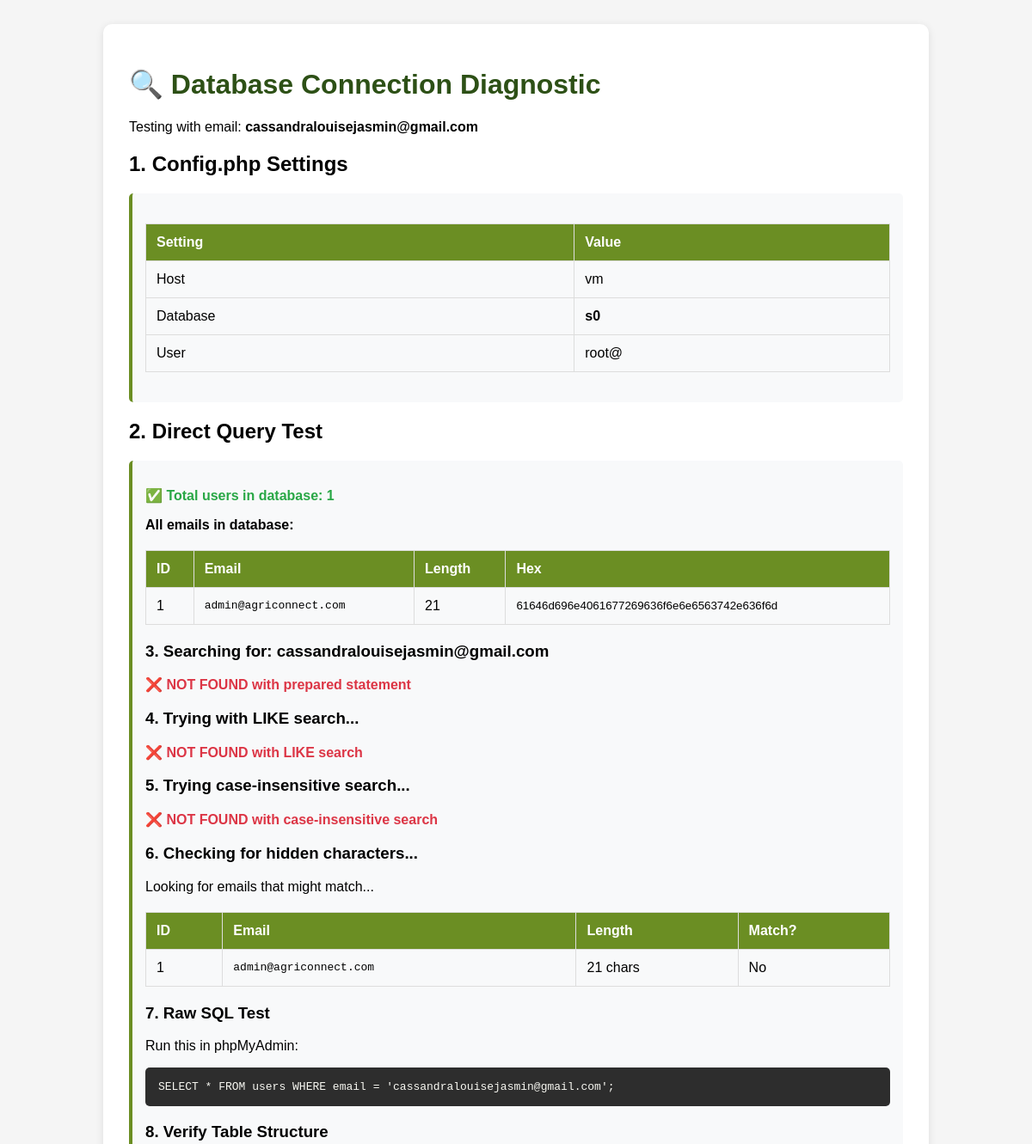
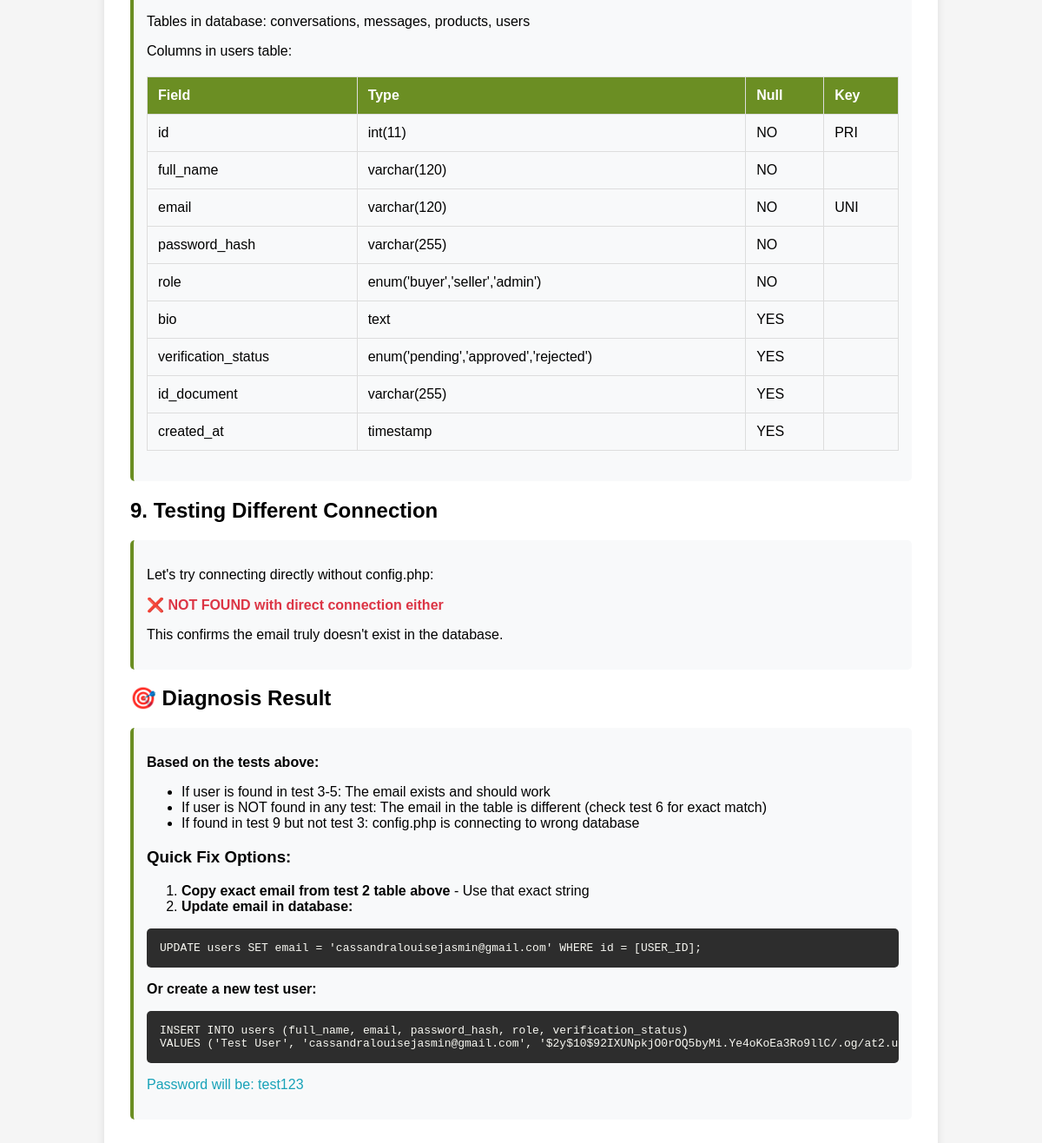
Page /diagnose_email.php on the committed database (2 pictures, top to bottom).
### tables this page shows
CREATE TABLE users (
    id INT AUTO_INCREMENT PRIMARY KEY,
    full_name VARCHAR(120) NOT NULL,
    email VARCHAR(120) NOT NULL UNIQUE,
    password_hash VARCHAR(255) NOT NULL,
    role ENUM('buyer', 'seller', 'admin') NOT NULL,
    bio TEXT NULL,
    verification_status ENUM('pending', 'approved', 'rejected') DEFAULT 'approved',
    id_document VARCHAR(255) NULL,
    created_at TIMESTAMP DEFAULT CURRENT_TIMESTAMP
);

### diagnose_email.php (the view, shortened to what this page needs)
<?php
echo "<div class='container'>";
echo "<h1>🔍 Database Connection Diagnostic</h1>";
$testEmail = 'cassandralouisejasmin@gmail.com';
echo "<p>Testing with email: <strong>" . htmlspecialchars($testEmail) . "</strong></p>";
require 'config.php';
echo "<h2>1. Config.php Settings</h2>";
echo "<div class='box'>";
echo "<table>";
echo "<tr><th>Setting</th><th>Value</th></tr>";
$host = $pdo->query("SELECT @@hostname")->fetchColumn();
$database = $pdo->query("SELECT DATABASE()")->fetchColumn();
$user = $pdo->query("SELECT USER()")->fetchColumn();
echo "<tr><td>Host</td><td>" . htmlspecialchars($host) . "</td></tr>";
echo "<tr><td>Database</td><td><strong>" . htmlspecialchars($database) . "</strong></td></tr>";
echo "<tr><td>User</td><td>" . htmlspecialchars($user) . "</td></tr>";
echo "</table>";
echo "</div>";
echo "<h2>2. Direct Query Test</h2>";
echo "<div class='box'>";
try {
    $count = $pdo->query("SELECT COUNT(*) FROM users")->fetchColumn();
    echo "<p class='success'>✅ Total users in database: <strong>$count</strong></p>";
    echo "<p><strong>All emails in database:</strong></p>";
    $stmt = $pdo->query("SELECT id, email FROM users ORDER BY id");
    $allUsers = $stmt->fetchAll();
    echo "<table>";
    echo "<tr><th>ID</th><th>Email</th><th>Length</th><th>Hex</th></tr>";
    foreach ($allUsers as $user) {
        $emailHex = bin2hex($user['email']);
        echo "<tr>";
        echo "<td>" . $user['id'] . "</td>";
        echo "<td><code>" . htmlspecialchars($user['email']) . "</code></td>";
        echo "<td>" . strlen($user['email']) . "</td>";
        echo "<td><small>" . $emailHex . "</small></td>";
        echo "</tr>";
    }
    echo "</table>";
    echo "<h3>3. Searching for: " . htmlspecialchars($testEmail) . "</h3>";
    $stmt = $pdo->prepare("SELECT * FROM users WHERE email = ?");
    $stmt->execute([$testEmail]);
    $user = $stmt->fetch();
    if ($user) {
        echo "<p class='success'>✅ FOUND with prepared statement!</p>";
        echo "<table>";
        echo "<tr><th>Field</th><th>Value</th></tr>";
        foreach ($user as $key => $value) {
            if (!is_numeric($key)) {
                echo "<tr><td>$key</td><td>" . htmlspecialchars($value) . "</td></tr>";
            }
        }
        echo "</table>";
    } else {
        echo "<p class='error'>❌ NOT FOUND with prepared statement</p>";
    }
    echo "<h3>4. Trying with LIKE search...</h3>";
    $stmt = $pdo->prepare("SELECT * FROM users WHERE email LIKE ?");
    $stmt->execute(['%' . $testEmail . '%']);
    $user = $stmt->fetch();
    if ($user) {
        echo "<p class='success'>✅ FOUND with LIKE search!</p>";
    } else {
        echo "<p class='error'>❌ NOT FOUND with LIKE search</p>";
    }
    echo "<h3>5. Trying case-insensitive search...</h3>";
    $stmt = $pdo->prepare("SELECT * FROM users WHERE LOWER(email) = LOWER(?)");
    $stmt->execute([$testEmail]);
    $user = $stmt->fetch();
    if ($user) {
        echo "<p class='success'>✅ FOUND with case-insensitive search!</p>";
    } else {
        echo "<p class='error'>❌ NOT FOUND with case-insensitive search</p>";
    }
    echo "<h3>6. Checking for hidden characters...</h3>";
    $stmt = $pdo->query("SELECT id, email, LENGTH(email) as len, HEX(email) as hex FROM users");
    $users = $stmt->fetchAll();
    echo "<p>Looking for emails that might match...</p>";
    echo "<table>";
    echo "<tr><th>ID</th><th>Email</th><th>Length</th><th>Match?</th></tr>";
    foreach ($users as $u) {
        $matches = (trim($u['email']) === $testEmail);
        $class = $matches ? 'success' : '';
        echo "<tr class='$class'>";
        echo "<td>" . $u['id'] . "</td>";
        echo "<td><code>" . htmlspecialchars($u['email']) . "</code></td>";
        echo "<td>" . $u['len'] . " chars</td>";
        echo "<td>" . ($matches ? "✅ YES!" : "No") . "</td>";
        echo "</tr>";
    }
    echo "</table>";
    echo "<h3>7. Raw SQL Test</h3>";
    echo "<p>Run this in phpMyAdmin:</p>";
    echo "<pre>SELECT * FROM users WHERE email = '" . $testEmail . "';</pre>";
    echo "<h3>8. Verify Table Structure</h3>";
    $stmt = $pdo->query("SHOW TABLES");
    $tables = $stmt->fetchAll(PDO::FETCH_COLUMN);
    echo "<p>Tables in database: " . implode(', ', $tables) . "</p>";
    $stmt = $pdo->query("DESCRIBE users");
    $columns = $stmt->fetchAll();
    echo "<p>Columns in users table:</p>";
    echo "<table>";
    echo "<tr><th>Field</th><th>Type</th><th>Null</th><th>Key</th></tr>";
    foreach ($columns as $col) {
        echo "<tr>";
        echo "<td>" . $col['Field'] . "</td>";
        echo "<td>" . $col['Type'] . "</td>";
        echo "<td>" . $col['Null'] . "</td>";
        echo "<td>" . $col['Key'] . "</td>";
        echo "</tr>";
    }
    echo "</table>";
} catch (PDOException $e) {
    echo "<p class='error'>❌ Error: " . $e->getMessage() . "</p>";
}
echo "</div>";
echo "<h2>9. Testing Different Connection</h2>";
echo "<div class='box'>";
echo "<p>Let's try connecting directly without config.php:</p>";
try {
    $testPdo = new PDO("mysql:host=127.0.0.1;dbname=agi_connect;charset=utf8mb4", "root", "", [
        PDO::ATTR_ERRMODE => PDO::ERRMODE_EXCEPTION,
        PDO::ATTR_DEFAULT_FETCH_MODE => PDO::FETCH_ASSOC,
    ]);
    $stmt = $testPdo->prepare("SELECT * FROM users WHERE email = ?");
    $stmt->execute([$testEmail]);
    $user = $stmt->fetch();
    if ($user) {
        echo "<p class='success'>✅ FOUND with direct connection!</p>";
        echo "<p>This means config.php might have an issue.</p>";
    } else {
        echo "<p class='error'>❌ NOT FOUND with direct connection either</p>";
        echo "<p>This confirms the email truly doesn't exist in the database.</p>";
    }
} catch (PDOException $e) {
    echo "<p class='error'>Connection failed: " . $e->getMessage() . "</p>";
}
echo "</div>";
echo "<h2>🎯 Diagnosis Result</h2>";
echo "<div class='box'>";
echo "<p><strong>Based on the tests above:</strong></p>";
echo "<ul>";
echo "<li>If user is found in test 3-5: The email exists and should work</li>";
echo "<li>If user is NOT found in any test: The email in the table is different (check test 6 for exact match)</li>";
echo "<li>If found in test 9 but not test 3: config.php is connecting to wrong database</li>";
echo "</ul>";
echo "<h3>Quick Fix Options:</h3>";
echo "<ol>";
echo "<li><strong>Copy exact email from test 2 table above</strong> - Use that exact string</li>";
echo "<li><strong>Update email in database:</strong></li>";
echo "</ol>";
echo "<pre>UPDATE users SET email = '" . $testEmail . "' WHERE id = [USER_ID];</pre>";
echo "<p><strong>Or create a new test user:</strong></p>";
echo "<pre>INSERT INTO users (full_name, email, password_hash, role, verification_status)
VALUES ('Test User', '" . $testEmail . "', '\$2y\$10\$92IXUNpkjO0rOQ5byMi.Ye4oKoEa3Ro9llC/.og/at2.uheWG/igi', 'seller', 'approved');</pre>";
echo "<p class='info'>Password will be: test123</p>";
echo "</div>";
echo "</div>";
?>

### diagnose_email.php (style rules this page uses)
.container { max-width: 900px; margin: 0 auto; background: white; padding: 30px; border-radius: 10px; box-shadow: 0 2px 10px rgba(0,0,0,0.1); }
h1 { color: #2d5016; }
.success { color: #28a745; font-weight: bold; }
.error { color: #dc3545; font-weight: bold; }
.info { color: #17a2b8; }
table { width: 100%; border-collapse: collapse; margin: 20px 0; }
th, td { padding: 12px; text-align: left; border: 1px solid #ddd; }
th { background: #6b8e23; color: white; }
pre { background: #2d2d2d; color: #f8f8f2; padding: 15px; border-radius: 5px; overflow-x: auto; }
.box { background: #f8f9fa; padding: 15px; margin: 15px 0; border-radius: 5px; border-left: 4px solid #6b8e23; }

### rows in the picture
users: id "1", email "admin@agriconnect.com", email "21", email "61646d696e4061677269636f6e6e6563742e636f6d", len "21", shows "No"

### other values in the picture
$testEmail "cassandralouisejasmin@gmail.com"
$host "vm"
$database "s0"
$user "root@"
$count "1"
implode(', ', $tables) "conversations, messages, products, users"
$col['Field'] "id"
$col['Type'] "int(11)"
$col['Null'] "NO"
$col['Key'] "PRI"
$col['Field'] "full_name"
$col['Type'] "varchar(120)"
$col['Field'] "email"
$col['Key'] "UNI"
$col['Field'] "password_hash"
